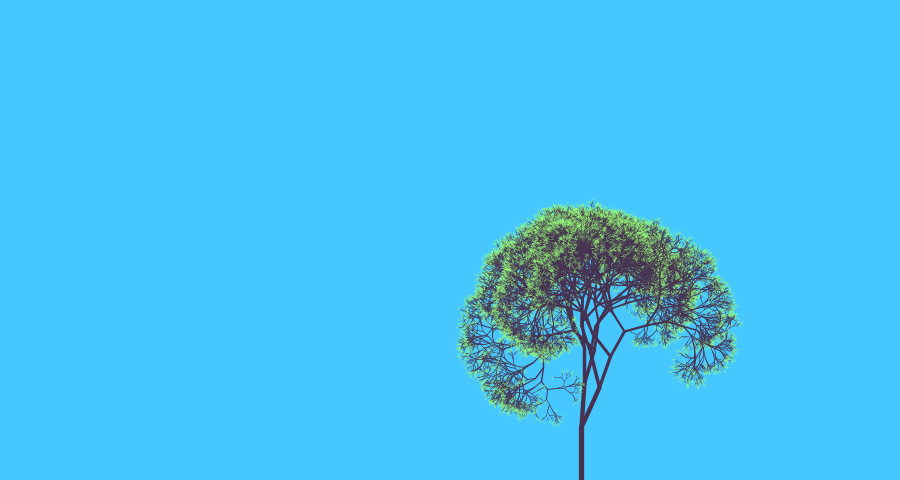
Frame 1 (no input)
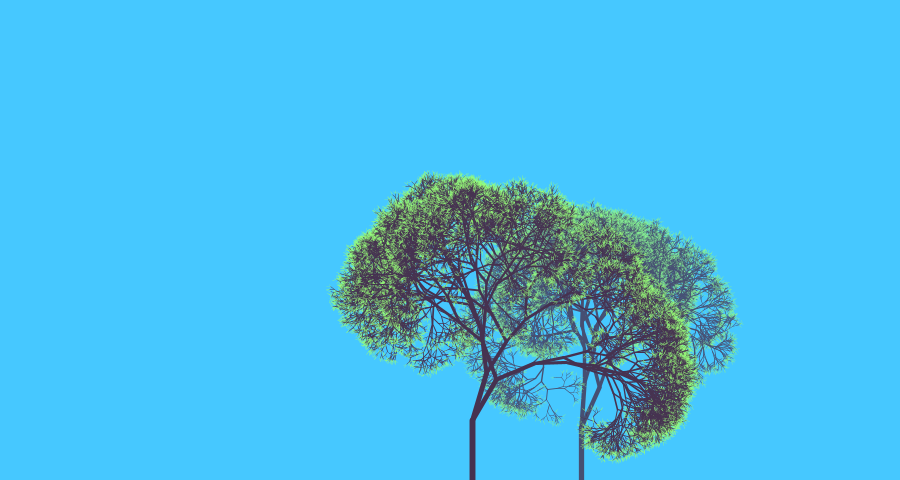
Frame 2 (the mouse pressed at the canvas centre, redrawn once)

The Processing sketch that drew these frames (run headless with seeded random() and noise(); the mouse was pressed at the canvas centre and the sketch redrawn once):

// Processing sketch: processing_58327
// ── processing_58327.pde


float treeSize = 100;
color from = color(150, 255, 120);
color to = color(70, 50, 80); 
color back = color(70, 200, 255);

void setup() {
  size(900, 480);
  background(back);
  smooth();
  stroke(0, 0, 0, 64);
  strokeCap(ROUND);
  noLoop();
}

void draw() {
  fill(back, 50);
  noStroke();
  rect(0, 0, width, height);
  drawTree(random(width), height);
}

void keyPressed() {
  redraw();
}

void drawTree(float x, float y) {
  pushMatrix();
  pushStyle();
  translate(x, y);
  scale(random(0.5, 1.0));
  drawBranch(1);
  popStyle();
  popMatrix();
}

void drawBranch(int level) {
  if (level > 16) return;
  float branchSize = -treeSize * pow(0.82 + random(0.02 * 2.) - 0.02, level);
  strokeWeight(0.1 * -(branchSize));
  stroke(lerpColor(to, from, level/16));
  line(0, 0, 0, branchSize);
  
  translate(0, branchSize);
  float thisAngle = 20 + random(45 * 2.) - 45;
  
  rotate(radians(-thisAngle));
  drawBranch(level + 1);
  
  rotate(radians(thisAngle));
  thisAngle = 20 + random(30 * 2.) - 30;  
  rotate(radians(thisAngle));
  drawBranch(level + 1);
  
  rotate(radians(-thisAngle));
  translate(0, -branchSize);
}
